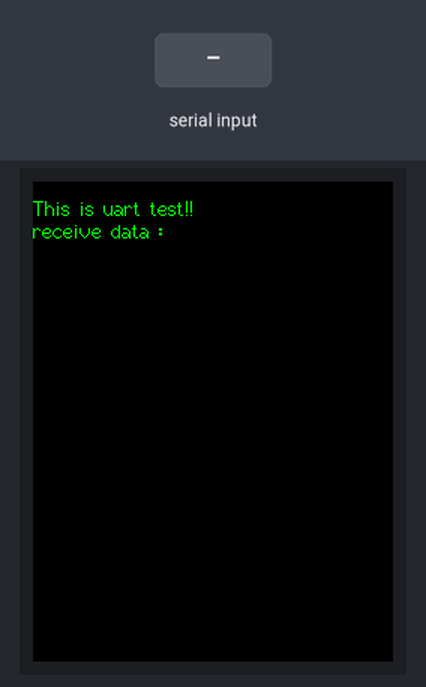
This sketch was run on a simulated ESP32. Shown: 240×320 colour display. The inputs (shaded band) are chosen by the test bench. What the sketch prints to the serial monitor is not drawn.

Above: at 1.4 s.
1.5 s: "1\n" received over Serial
4.7 s: "0\n" received over Serial
7.8 s: "2\n" received over Serial
Timing chart, 0 to 10.8 s (numbered marks = the images above; inputs shaded):
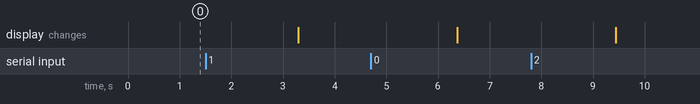

The sketch:

Uart_test.ino
```cpp
//This program is a demo of how to use uart to send and receive messages

//pin usage as follow:
//                   CS  DC/RS  RESET    SDI/MOSI  SCK   SDO/MISO  BL    VCC    GND
//ESP32-WROOM-32E:   15    2   ESP32-EN     13      14      12     27    5V     GND

/***********************************************************************************
* @attention
*
* THE PRESENT FIRMWARE WHICH IS FOR GUIDANCE ONLY AIMS AT PROVIDING CUSTOMERS
* WITH CODING INFORMATION REGARDING THEIR PRODUCTS IN ORDER FOR THEM TO SAVE
* TIME. AS A RESULT, QD electronic SHALL NOT BE HELD LIABLE FOR ANY
* DIRECT, INDIRECT OR CONSEQUENTIAL DAMAGES WITH RESPECT TO ANY CLAIMS ARISING
* FROM THE CONTENT OF SUCH FIRMWARE AND/OR THE USE MADE BY CUSTOMERS OF THE
* CODING INFORMATION CONTAINED HEREIN IN CONNECTION WITH THEIR PRODUCTS.
**********************************************************************************/
#include <TFT_eSPI.h>


String r_data;

TFT_eSPI my_lcd = TFT_eSPI();

void setup()
{
  Serial.begin(115200); //Set the serial port baud rate 115200
  my_lcd.begin();
  my_lcd.setRotation(0);
  my_lcd.fillScreen(TFT_BLACK);
  my_lcd.setTextColor(TFT_GREEN);
  my_lcd.drawString("This is uart test!!",0,10,2);
  my_lcd.drawString("receive data :",0,25,2);
  my_lcd.setTextColor(TFT_WHITE);
  Serial.println(55, BIN); //Binary
  Serial.println(55, OCT); //octonary
  Serial.println(55, DEC); //decimalism
  Serial.println(55, HEX); //hexadecimal
  Serial.println(9.19999, 0); //Keep 0 decimal places
  Serial.println(9.11999, 1); //Keep 1 decimal places
  Serial.println(9.11119, 4); //Keep 4 decimal places
  Serial.println('Q');
  Serial.println("Hello! this send.");
  Serial.print("x =");
  Serial.print(20);
  Serial.print(",y =");
  Serial.print(40);
  Serial.print('\n');
}
void loop()
{
  int i = 0,j=0;
  String temp;
  if(Serial.available() > 0)//Serial port receives data
  {
      r_data = Serial.readString();//Obtain the data received by the serial port
      Serial.println(r_data);
      //Serial.println(r_data.length());
      my_lcd.fillRect(0, 40, my_lcd.width(), my_lcd.height()-40,TFT_BLACK);
      if((r_data.length()-1)<39)
      {
        my_lcd.drawString(r_data,5,40,2);
      }
      else
      {
        for(i=0; i<=((r_data.length()-1)/38); i++)
        {
          j = r_data.length()-i*38;
          if(j<38)
          {
              temp = r_data.substring(38*i);
          }
          else
          {
            temp = r_data.substring(38*i,38*i+38);
          }
          my_lcd.drawString(temp,5,40+15*i,2);
        }
      }
  }
  delay(1000);
}
```
